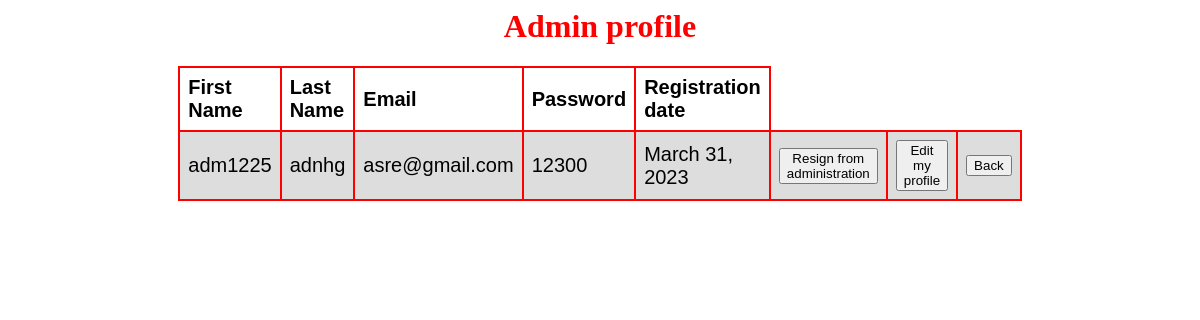
Page /adm_prof on the committed database.
### infoapp/models.py (models this page shows, shortened)
class Registration(models.Model):
    First_name = models.CharField(max_length=200, null=True)
    Last_name = models.CharField(max_length=200, null=True)
    Email = models.EmailField(max_length=200, null=True)
    Password = models.CharField(max_length=200, null=True)
    Registration_date = models.DateField()
    Num_of_courses_enrolled = models.IntegerField(default=0)
    Num_of_courses_completed = models.IntegerField(default=0)
    Qualification = models.TextField(null=True)
    Introduction_brief = models.TextField(null=True)
    image = models.ImageField(upload_to='media')
    Num_of_enrolled_students = models.IntegerField(null=True)
    Average_review_rating = models.IntegerField(null=True)
    Num_of_reviews = models.IntegerField(null=True)
    About_website = models.TextField(null=True)
    User_role = models.CharField(max_length=200, null=True)
    user = models.OneToOneField(User, on_delete=models.CASCADE, null=True)

### infoapp/views.py (the view)
# urls.py: path('adm_prof', infoapp.views.adm_prof, name='adm_prof'),
def adm_prof(request):
    gtt = Registration.objects.filter(User_role='admin')
    return render(request, 'adm_prof.html', {'gtt': gtt})

### templates/adm_prof.html (shortened to what this page needs)
{% load static %}
<html lang="en">
<head>
    <link rel="stylesheet" type="text/css" href="{% static 'table1.css' %}">
    <link rel="stylesheet" type="text/css" href="{% static 'trt.css' %}">
</head>
<body class="pic" background="{% static 'trt.jpg' %}">
<div align="center">
<h1 style="color:red;font:;">Admin profile</h1>
<table>
    <tr>
        <th style="font-size:15pt">First Name</th>
        <th style="font-size:15pt">Last Name</th>
        <th style="font-size:15pt">Email</th>
        <th style="font-size:15pt">Password</th>
        <th style="font-size:15pt">Registration date</th>
    </tr>
    {% for i in gtt %}
    <tr>
                <td style="font-size:15pt">{{i.First_name}}</td>
                <td style="font-size:15pt">{{i.Last_name}}</td>
                <td style="font-size:15pt">{{i.Email}}</td>
                <td style="font-size:15pt">{{i.Password}}</td>
                <td style="font-size:15pt">{{i.Registration_date}}</td>
                <td>
                    <button onclick="window.location.href = '{% url 'del_admin' %}';">Resign from administration</button>
                </td>
                  <td>
                    <button onclick="window.location.href = '{% url 'edit_admin' %}';">Edit my profile</button>
                </td>
                <td>
                    <button onclick="window.location.href = '{% url 'admin_home' %}';">Back</button>
                </td>
    </tr>
    {% endfor %}
</div>
</body>
</html>

### static/table1.css (style rules this page uses)
table { font-family:"Comic Sans MS", cursive, sans-serif; border-collapse: collapse; width: 50%; }
td, th { border: 2.5px solid red; text-align: left; padding: 8px; font-size:10px; }
tr:nth-child(even) { background-color: #dddddd; }

### static/trt.css (style rules this page uses)
* { box-sizing: border-box }
.pic { background-repeat: no-repeat; background-attachment: fixed; background-size: cover; background-size: 100%; }

### rows in the picture
Registration: First_name "adm1225", Last_name "adnhg", Email "asre@gmail.com", Password "12300", Registration_date "March 31, 2023"
